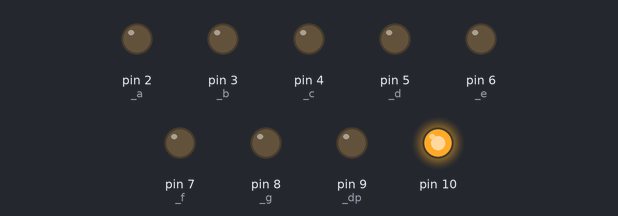
A sketch run on a simulated Arduino Uno, built with avr-gcc and run on an emulated ATmega328P. Shown: output pins drawn as LEDs (lit = HIGH).

Above: at 0.5 s.
At 6.5 s:
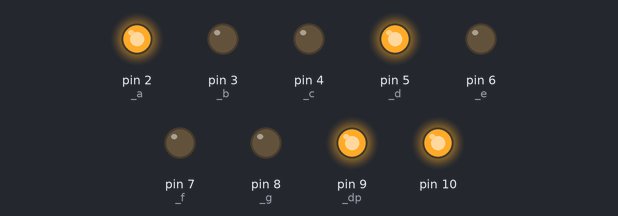
At 8.5 s:
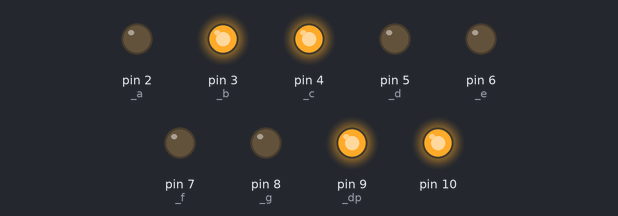
At 10.5 s:
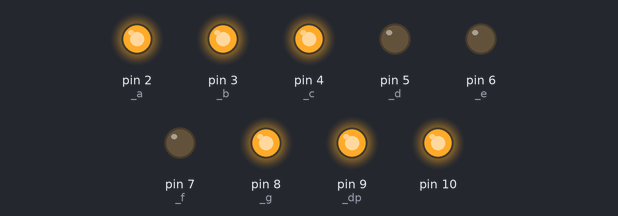
At 14.5 s:
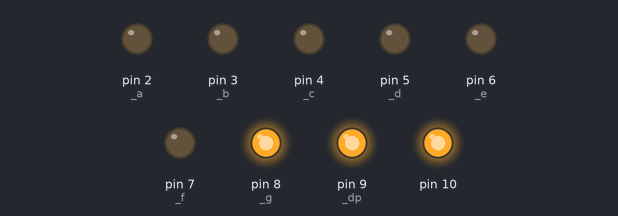
At 19.5 s:
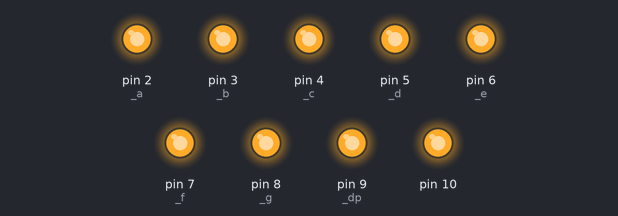
Timing chart, 0 to 20.8 s (numbered marks = the images above):
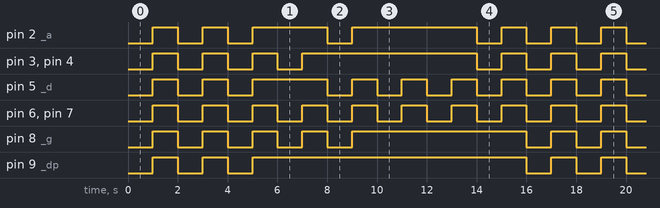

The sketch:

1_7FND1.ino
```cpp
const int _a=2;
const int _b=3;
const int _c=4;
const int _d=5;
const int _e=6;
const int _f=7;
const int _g=8;
const int _dp=9;

void display()
{
  // 1. 모든  LED를 3번 깜빡임
  for(int i=0; i<3; i++)
  {
      // 1초간 모든 LED 켜기
      digitalWrite(_a,LOW);
      digitalWrite(_b,LOW);
      digitalWrite(_c,LOW);
      digitalWrite(_d,LOW);
      digitalWrite(_e,LOW);
      digitalWrite(_f,LOW);
      digitalWrite(_g,LOW);
      digitalWrite(_dp,LOW);
      delay(1000);

      // 1초간 모든 LED 끄기
      digitalWrite(_a,HIGH);
      digitalWrite(_b,HIGH);
      digitalWrite(_c,HIGH);
      digitalWrite(_d,HIGH);
      digitalWrite(_e,HIGH);
      digitalWrite(_f,HIGH);
      digitalWrite(_g,HIGH);
      digitalWrite(_dp,HIGH);
      delay(1000);
  }
      // 2. HELLO를 1초에 한 문자씩 출력(글자 구분을 위해 단어가 바뀌고 1초 지난 후 1초간 모든 LED 끄기 적용)
      for(int j=0; j<=4; j++)
      {
        switch(j)
        {
          case 0:
            // H
            digitalWrite(_a,HIGH);
            digitalWrite(_b,LOW);
            digitalWrite(_c,LOW);
            digitalWrite(_d,HIGH);
            digitalWrite(_e,LOW);
            digitalWrite(_f,LOW);
            digitalWrite(_g,LOW);
            digitalWrite(_dp,HIGH);
            delay(1000);
            break;
          case 1:
            // E
            digitalWrite(_a,LOW);
            digitalWrite(_b,HIGH);
            digitalWrite(_c,HIGH);
            digitalWrite(_d,LOW);
            digitalWrite(_e,LOW);
            digitalWrite(_f,LOW);
            digitalWrite(_g,LOW);
            digitalWrite(_dp,HIGH);
            delay(1000);
            break;
          case 2:
            // L
            digitalWrite(_a,HIGH);
            digitalWrite(_b,HIGH);
            digitalWrite(_c,HIGH);
            digitalWrite(_d,LOW);
            digitalWrite(_e,LOW);
            digitalWrite(_f,LOW);
            digitalWrite(_g,HIGH);
            digitalWrite(_dp,HIGH);
            delay(1000);
            break;
          case 3:
            // L
            digitalWrite(_a,HIGH);
            digitalWrite(_b,HIGH);
            digitalWrite(_c,HIGH);
            digitalWrite(_d,LOW);
            digitalWrite(_e,LOW);
            digitalWrite(_f,LOW);
            digitalWrite(_g,HIGH);
            digitalWrite(_dp,HIGH);
            delay(1000);
            break;
          case 4:
            // O
            digitalWrite(_a,LOW);
            digitalWrite(_b,LOW);
            digitalWrite(_c,LOW);
            digitalWrite(_d,LOW);
            digitalWrite(_e,LOW);
            digitalWrite(_f,LOW);
            digitalWrite(_g,HIGH);
            digitalWrite(_dp,HIGH);
            delay(1000);
            break;
        }
             // switch(j)가 break문으로 빠져 나올 때마다 단어 구분을 위해 1초간 모든 LED 끄기
            digitalWrite(_a,HIGH);
            digitalWrite(_b,HIGH);
            digitalWrite(_c,HIGH);
            digitalWrite(_d,HIGH);
            digitalWrite(_e,HIGH);
            digitalWrite(_f,HIGH);
            digitalWrite(_g,HIGH);
            digitalWrite(_dp,HIGH);
            delay(1000);
     }
}

void setup()
{
  pinMode (_a,OUTPUT);
  pinMode (_b,OUTPUT);
  pinMode (_c,OUTPUT);
  pinMode (_d,OUTPUT);
  pinMode (_e,OUTPUT);
  pinMode (_f,OUTPUT);
  pinMode (_g,OUTPUT);
  pinMode (_dp,OUTPUT);
  pinMode (10,OUTPUT);
  digitalWrite(10,HIGH);
}

void loop()
{
  // 3. 1부터 반복
  display();
}
```

Measured:
- by itself, pin 2 (_a): repeats every 16.0 s: LOW 1.0 s, HIGH 1.0 s, LOW 1.0 s, HIGH 3.0 s, LOW 1.0 s, HIGH 5.0 s, 2 × (LOW 1.0 s, HIGH 1.0 s)
- by itself, pin 3 (_b), pin 4 (_c): repeats every 16.0 s: 2 × (LOW 1.0 s, HIGH 1.0 s), LOW 1.0 s, HIGH 7.0 s, 2 × (LOW 1.0 s, HIGH 1.0 s)
- by itself, pin 5 (_d): repeats every 16.0 s: LOW 1.0 s, HIGH 1.0 s, LOW 1.0 s, HIGH 3.0 s, 5 × (LOW 1.0 s, HIGH 1.0 s)
- by itself, pin 6 (_e), pin 7 (_f): alternates HIGH for 1.0 s and LOW for 1.0 s
- by itself, pin 8 (_g): repeats every 16.0 s: 3 × (LOW 1.0 s, HIGH 1.0 s), LOW 1.0 s, HIGH 7.0 s, LOW 1.0 s, HIGH 1.0 s
- by itself, pin 9 (_dp): repeats every 16.0 s: LOW 1.0 s, HIGH 1.0 s, LOW 1.0 s, HIGH 11.0 s, LOW 1.0 s, HIGH 1.0 s
